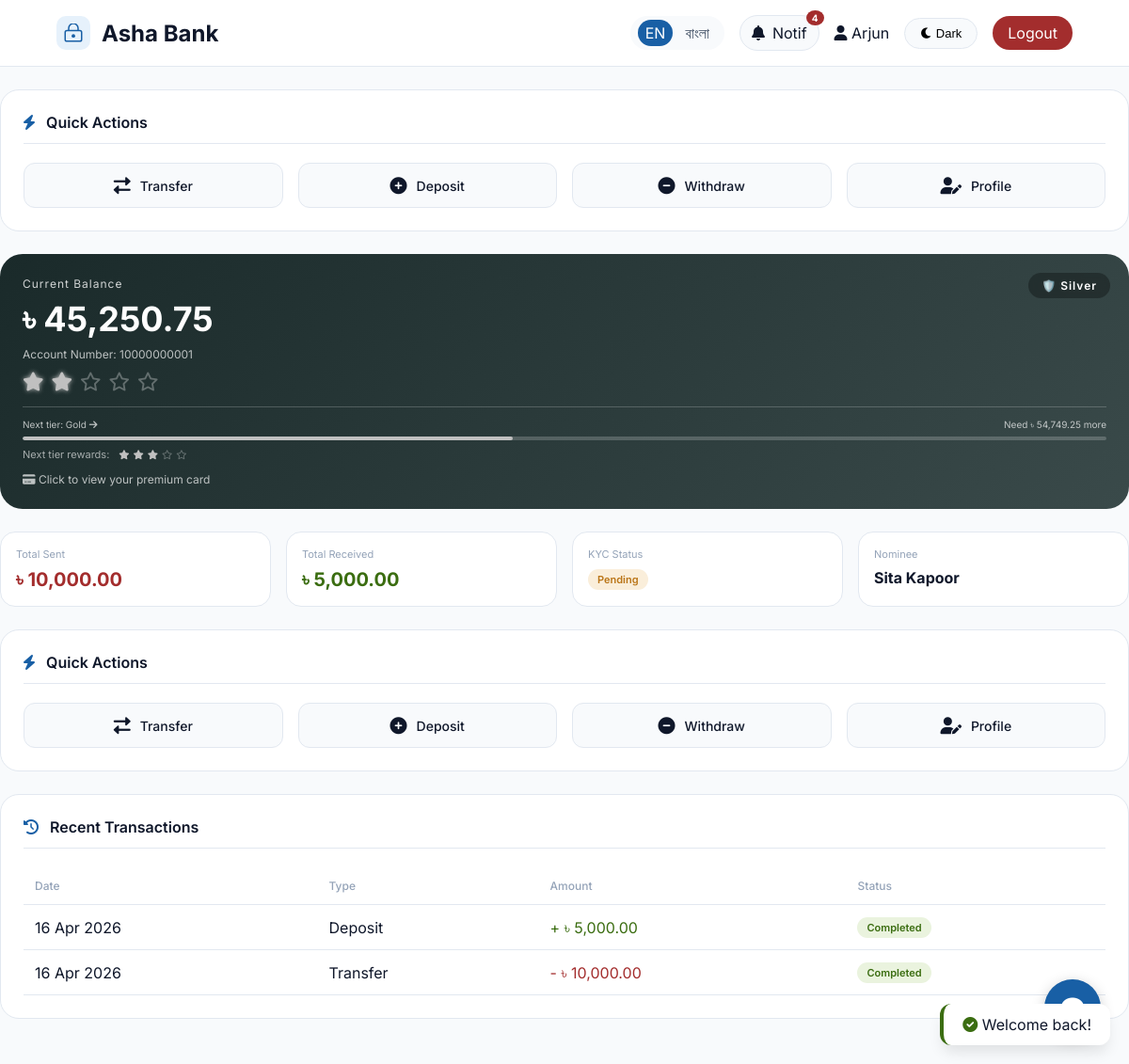
Screenshot of /dashboard.php (signed in) with the database file from the repository.
### tables this page shows
CREATE TABLE ACCOUNT (
    AccountNumber    BIGINT PRIMARY KEY,
    ProductID        INT NOT NULL,
    CustomerID       INT NOT NULL,
    BranchID         INT NOT NULL,
    OpeningDate      DATE NOT NULL,
    AvailableBalance DECIMAL(15,2) DEFAULT 0.00,
    AccountStatus    ENUM('Active','Dormant','Closed','Frozen') DEFAULT 'Active',
    FOREIGN KEY (ProductID)   REFERENCES ACCOUNTPRODUCT(ProductID),
    FOREIGN KEY (CustomerID)  REFERENCES CUSTOMER(CustomerID),
    FOREIGN KEY (BranchID)    REFERENCES BRANCH(BranchID)
);

CREATE TABLE CUSTOMER (
    CustomerID            INT AUTO_INCREMENT PRIMARY KEY,
    FirstName             VARCHAR(100) NOT NULL,
    LastName              VARCHAR(100) NOT NULL,
    DateOfBirth           DATE,
    Gender                ENUM('Male','Female','Other'),
    Email                 VARCHAR(150) UNIQUE,
    Phone                 VARCHAR(20),
    Address               VARCHAR(255),
    City                  VARCHAR(100),
    NationalID            VARCHAR(50) UNIQUE,
    CustomerCategoryID    INT DEFAULT 1,
    PrimaryBranchID       INT DEFAULT 1,
    RelationshipManagerID INT,
    CreatedAt             DATETIME DEFAULT CURRENT_TIMESTAMP,
    IsActive              TINYINT(1) DEFAULT 1,
    FOREIGN KEY (CustomerCategoryID)    REFERENCES CUSTOMERCATEGORY(CategoryID),
    FOREIGN KEY (PrimaryBranchID)       REFERENCES BRANCH(BranchID),
    FOREIGN KEY (RelationshipManagerID) REFERENCES EMPLOYEE(EmployeeID)
);

CREATE TABLE IF NOT EXISTS kyc_verifications (
    kyc_id INT AUTO_INCREMENT PRIMARY KEY,
    customer_id INT NOT NULL,
    nid_number VARCHAR(50),
    passport_number VARCHAR(50),
    birth_certificate VARCHAR(50),
    address_proof VARCHAR(255),
    photo VARCHAR(255),
    status ENUM('pending', 'verified', 'rejected', 'resubmit') DEFAULT 'pending',
    rejection_reason TEXT,
    verified_by INT,
    verified_at DATETIME,
    submitted_at DATETIME DEFAULT CURRENT_TIMESTAMP,
    updated_at DATETIME DEFAULT CURRENT_TIMESTAMP ON UPDATE CURRENT_TIMESTAMP,
    FOREIGN KEY (customer_id) REFERENCES CUSTOMER(CustomerID) ON DELETE CASCADE,
    FOREIGN KEY (verified_by) REFERENCES staff(staff_id)
);

CREATE TABLE NOMINEE (
    NomineeID       INT AUTO_INCREMENT PRIMARY KEY,
    CustomerID      INT NOT NULL,
    NomineeName     VARCHAR(150) NOT NULL,
    NomineeRelation VARCHAR(100),
    NomineePhone    VARCHAR(20),
    FOREIGN KEY (CustomerID) REFERENCES CUSTOMER(CustomerID)
);

CREATE TABLE TRANSACTION (
    TransactionID     BIGINT AUTO_INCREMENT PRIMARY KEY,
    TransactionTypeID INT NOT NULL,
    TransactionAmount DECIMAL(15,2) NOT NULL,
    TransactionDate   DATETIME DEFAULT CURRENT_TIMESTAMP,
    FromAccountNumber BIGINT,
    ToAccountNumber   BIGINT,
    FromCustomerID    INT,
    ToCustomerID      INT,
    Description       VARCHAR(255),
    TransactionStatus ENUM('Pending','Completed','Failed','Reversed') DEFAULT 'Completed',
    ProcessedBy       INT,
    ReferenceNumber   VARCHAR(50) UNIQUE,
    FOREIGN KEY (TransactionTypeID) REFERENCES TRANSACTIONTYPE(TransactionTypeID),
    FOREIGN KEY (FromAccountNumber) REFERENCES ACCOUNT(AccountNumber),
    FOREIGN KEY (ToAccountNumber)   REFERENCES ACCOUNT(AccountNumber),
    FOREIGN KEY (FromCustomerID)    REFERENCES CUSTOMER(CustomerID),
    FOREIGN KEY (ToCustomerID)      REFERENCES CUSTOMER(CustomerID)
);

CREATE TABLE TRANSACTIONTYPE (
    TransactionTypeID INT AUTO_INCREMENT PRIMARY KEY,
    TypeName          VARCHAR(100) NOT NULL,
    Description       VARCHAR(255)
);

### dashboard.php (the view, shortened to what the rows shown need)
<?php
require_once 'config/db.php';
require_once 'config/language.php';
$userId = $_SESSION['user_id'];
$stmt = $pdo->prepare("SELECT a.*, c.FirstName, c.LastName, c.Email, c.Phone, c.Address, c.DateOfBirth, c.IsActive
                       FROM ACCOUNT a
                       JOIN CUSTOMER c ON a.CustomerID = c.CustomerID
                       WHERE c.CustomerID = ?");
$stmt->execute([$userId]);
$account = $stmt->fetch();
$balance = $account['AvailableBalance'] ?? 0;
function getCardTier($balance) {
    $balanceNum = floatval($balance);
    if($balanceNum >= 1000000) {
        return [
            'name' => 'Black Edition',
            'level' => 5,
            'stars' => 5,
            'bg' => 'linear-gradient(135deg, #0a0a0a 0%, #1a1a1a 40%, #2a2a2a 100%)',
            'accent' => '#d4af37',
            'accent2' => '#ffd700',
            'text' => '#ffffff',
            'icon' => 'crown',
            'badge' => '👑',
            'card_bg' => 'linear-gradient(145deg, #1a1a1a 0%, #2d2d2d 50%, #1a1a1a 100%)'
        ];
    }
    elseif($balanceNum >= 10000) {
        return [
            'name' => 'Silver',
            'level' => 2,
            'stars' => 2,
            'bg' => 'linear-gradient(135deg, #1a2a2a 0%, #2a3a3a 50%, #3a4a4a 100%)',
            'accent' => '#c0c0c0',
            'accent2' => '#d8d8d8',
            'text' => '#ffffff',
            'icon' => 'shield',
            'badge' => '🛡️',
            'card_bg' => 'linear-gradient(145deg, #2a3a3a 0%, #3a4a4a 50%, #2a3a3a 100%)'
        ];
    }
}
$cardTier = getCardTier($balance);
$pdo->exec("CREATE TABLE IF NOT EXISTS notifications (
    notification_id INT AUTO_INCREMENT PRIMARY KEY,
    customer_id INT,
    title VARCHAR(200) NOT NULL,
    message TEXT NOT NULL,
    type ENUM('info', 'success', 'warning', 'danger') DEFAULT 'info',
    is_read TINYINT(1) DEFAULT 0,
    created_at DATETIME DEFAULT CURRENT_TIMESTAMP
)");
$pdo->exec("CREATE TABLE IF NOT EXISTS kyc_verifications (
    kyc_id INT AUTO_INCREMENT PRIMARY KEY,
    customer_id INT NOT NULL,
    nid_number VARCHAR(50),
    phone_number VARCHAR(20),
    verification_code VARCHAR(10),
    status ENUM('pending', 'verified', 'rejected') DEFAULT 'pending',
    rejection_reason TEXT,
    verified_at DATETIME,
    submitted_at DATETIME DEFAULT CURRENT_TIMESTAMP
)");
$stmtTrans = $pdo->prepare("SELECT t.*, tt.TypeName
                            FROM TRANSACTION t
                            JOIN TRANSACTIONTYPE tt ON t.TransactionTypeID = tt.TransactionTypeID
                            WHERE t.FromCustomerID = ? OR t.ToCustomerID = ?
                            ORDER BY t.TransactionDate DESC LIMIT 10");
$stmtTrans->execute([$userId, $userId]);
$transactions = $stmtTrans->fetchAll();
$stmtNom = $pdo->prepare("SELECT * FROM NOMINEE WHERE CustomerID = ?");
$stmtNom->execute([$userId]);
$nominee = $stmtNom->fetch();
$stmtKyc = $pdo->prepare("SELECT * FROM kyc_verifications WHERE customer_id = ?");
$stmtKyc->execute([$userId]);
$kycStatus = $stmtKyc->fetch();
function getNextTierInfo($balance) {
    if($balance < 10000) {
        return ['name' => 'Silver', 'amount' => 10000 - $balance, 'percentage' => ($balance / 10000) * 100, 'stars' => 2];
    } elseif($balance < 100000) {
        return ['name' => 'Gold', 'amount' => 100000 - $balance, 'percentage' => ($balance / 100000) * 100, 'stars' => 3];
    } elseif($balance < 500000) {
        return ['name' => 'Platinum', 'amount' => 500000 - $balance, 'percentage' => ($balance / 500000) * 100, 'stars' => 4];
    } elseif($balance < 1000000) {
        return ['name' => 'Black Edition', 'amount' => 1000000 - $balance, 'percentage' => ($balance / 1000000) * 100, 'stars' => 5];
    } else {
        return ['name' => 'Black Edition', 'amount' => 0, 'percentage' => 100, 'stars' => 5];
    }
}
$nextTier = getNextTierInfo($balance);
?>
<!DOCTYPE html>
<html lang="<?= current_lang() ?>">
<head>
    <link rel="stylesheet" href="https://cdnjs.cloudflare.com/ajax/libs/font-awesome/6.0.0-beta3/css/all.min.css">
</head>
<body>
    <nav class="navbar">
        <div class="logo">
            <h2>Asha Bank</h2>
        </div>
        <div class="navbar-right">
            <div class="language-switcher" style="display: flex; gap: 5px; background: var(--bg-secondary); padding: 4px 8px; border-radius: 40px;">
                <a href="?lang=en" style="text-decoration: none; padding: 4px 8px; border-radius: 30px; <?= (current_lang() == 'en') ? 'background: var(--accent); color: white;' : 'color: var(--text-secondary);' ?>">EN</a>
                <a href="?lang=bn" style="text-decoration: none; padding: 4px 8px; border-radius: 30px; <?= (current_lang() == 'bn') ? 'background: var(--accent); color: white;' : 'color: var(--text-secondary);' ?>">বাংলা</a>
            </div>
<div class="notification-container" onclick="toggleNotifications(event)">
    <div class="notification-bell">
    </div>
</div>
            <span><i class="fas fa-user"></i> <?= htmlspecialchars($account['FirstName']) ?></span>
            <button class="theme-toggle" id="themeToggle"><i class="fas fa-moon"></i> Dark</button>
            <a href="logout.php" style="background: var(--danger); color: white; padding: 8px 16px; border-radius: 40px; text-decoration: none;"><?= __('logout') ?></a>
        </div>
    </nav>
    <div class="container">
        <div class="balance-card" id="balanceCard">
            <div class="card-tier-badge">
                <?= $cardTier['badge'] ?> <?= $cardTier['name'] ?>
            </div>
            <div class="balance-label"><?= __('current_balance') ?></div>
            <div class="balance-amount"><?= formatBDT($balance) ?></div>
            <div class="balance-acct"><?= __('account_number') ?>: <?= $account['AccountNumber'] ?></div>
            <div class="star-rating">
                <?php for($i = 1; $i <= 5; $i++): ?>
                    <?php if($i <= $cardTier['stars']): ?>
                        <i class="fas fa-star star filled"></i>
                    <?php else: ?>
                        <i class="far fa-star star empty"></i>
                    <?php endif; ?>
                <?php endfor; ?>
            </div>
            <?php if($nextTier['amount'] > 0): ?>
            <div class="tier-progress">
                <div class="tier-progress-label">
                    <span>Next tier: <?= $nextTier['name'] ?> <i class="fas fa-arrow-right"></i></span>
                    <span>Need <?= formatBDT($nextTier['amount']) ?> more</span>
                </div>
                <div class="tier-progress-bar">
                    <div class="tier-progress-fill"></div>
                </div>
                <div class="next-tier-stars">
                    <span>Next tier rewards:</span>
                    <?php for($i = 1; $i <= 5; $i++): ?>
                        <?php if($i <= $nextTier['stars']): ?>
                            <i class="fas fa-star next-star filled" style="font-size: 10px;"></i>
                        <?php else: ?>
                            <i class="far fa-star next-star" style="font-size: 10px;"></i>
                        <?php endif; ?>
                    <?php endfor; ?>
                </div>
            </div>
            <?php endif; ?>
            <div class="balance-acct" style="margin-top: 12px;"><i class="fas fa-credit-card"></i> Click to view your premium card</div>
        </div>
        <div class="stats-grid">
            <div class="stat-card">
                <div class="stat-value" style="font-size: 16px;">
                    <span class="badge <?= ($kycStatus && $kycStatus['status'] == 'verified') ? 'badge-success' : 'badge-warning' ?>">
                        <?= $kycStatus ? ($kycStatus['status'] == 'verified' ? __('verified') : __('pending')) : __('pending') ?>
                    </span>
                </div>
            </div>
            <div class="stat-card">
                <div class="stat-label"><?= __('nominee') ?></div>
                <div class="stat-value" style="font-size: 16px;"><?= $nominee ? htmlspecialchars($nominee['NomineeName']) : __('not_added') ?></div>
            </div>
        </div>
        <div class="glass-card">
            <div class="table-container">
                <table>
                    <thead>
                        <tr><th><?= __('date') ?></th><th><?= __('type') ?></th><th><?= __('amount') ?></th><th><?= __('status') ?></th></tr>
                    </thead>
                    <tbody>
                        <?php if(empty($transactions)): ?>
                            <tr><td colspan="4" style="text-align: center;"><?= __('no_transactions') ?></td></tr>
                        <?php else: ?>
                            <?php foreach($transactions as $txn): ?>
                                <tr>
                                    <td><?= date('d M Y', strtotime($txn['TransactionDate'])) ?></td>
                                    <td><?= $txn['TypeName'] ?></td>
                                    <td class="<?= ($txn['FromCustomerID'] == $userId) ? 'text-danger' : 'text-success' ?>" style="<?= ($txn['FromCustomerID'] == $userId) ? 'color: var(--danger);' : 'color: var(--success);' ?>">
                                        <?= ($txn['FromCustomerID'] == $userId) ? '-' : '+' ?> <?= formatBDT($txn['TransactionAmount']) ?>
                                    </td>
                                    <td><span class="badge badge-success"><?= __('completed') ?></span></td>
                                </tr>
                            <?php endforeach; ?>
                        <?php endif; ?>
                    </tbody>
                </table>
            </div>
        </div>
    </div>
</body>
</html>

### rows the page displays
account: CustomerID.FirstName "Arjun", AvailableBalance "🛡️", AvailableBalance "Silver", AvailableBalance "৳ 45,250.75", AccountNumber "10000000001", AvailableBalance "Gold", AvailableBalance "৳ 54,749.25"
kyc_verifications: status "Pending"
nominee: NomineeName "Sita Kapoor"
transaction: TransactionDate "16 Apr 2026", TransactionTypeID.TypeName "Deposit", TransactionAmount "৳ 5,000.00"
transaction: TransactionDate "16 Apr 2026", TransactionTypeID.TypeName "Transfer", TransactionAmount "৳ 10,000.00"

### other values shown
$unreadCount "4"
__('logout') "Logout"
__('quick_actions') "Quick Actions"
__('transfer') "Transfer"
__('deposit') "Deposit"
__('withdraw') "Withdraw"
__('profile') "Profile"
__('current_balance') "Current Balance"
__('account_number') "Account Number"
__('total_sent') "Total Sent"
formatBDT($totalSentAmount) "৳ 10,000.00"
__('total_received') "Total Received"
formatBDT($totalReceivedAmount) "৳ 5,000.00"
__('kyc_status') "KYC Status"
__('nominee') "Nominee"
